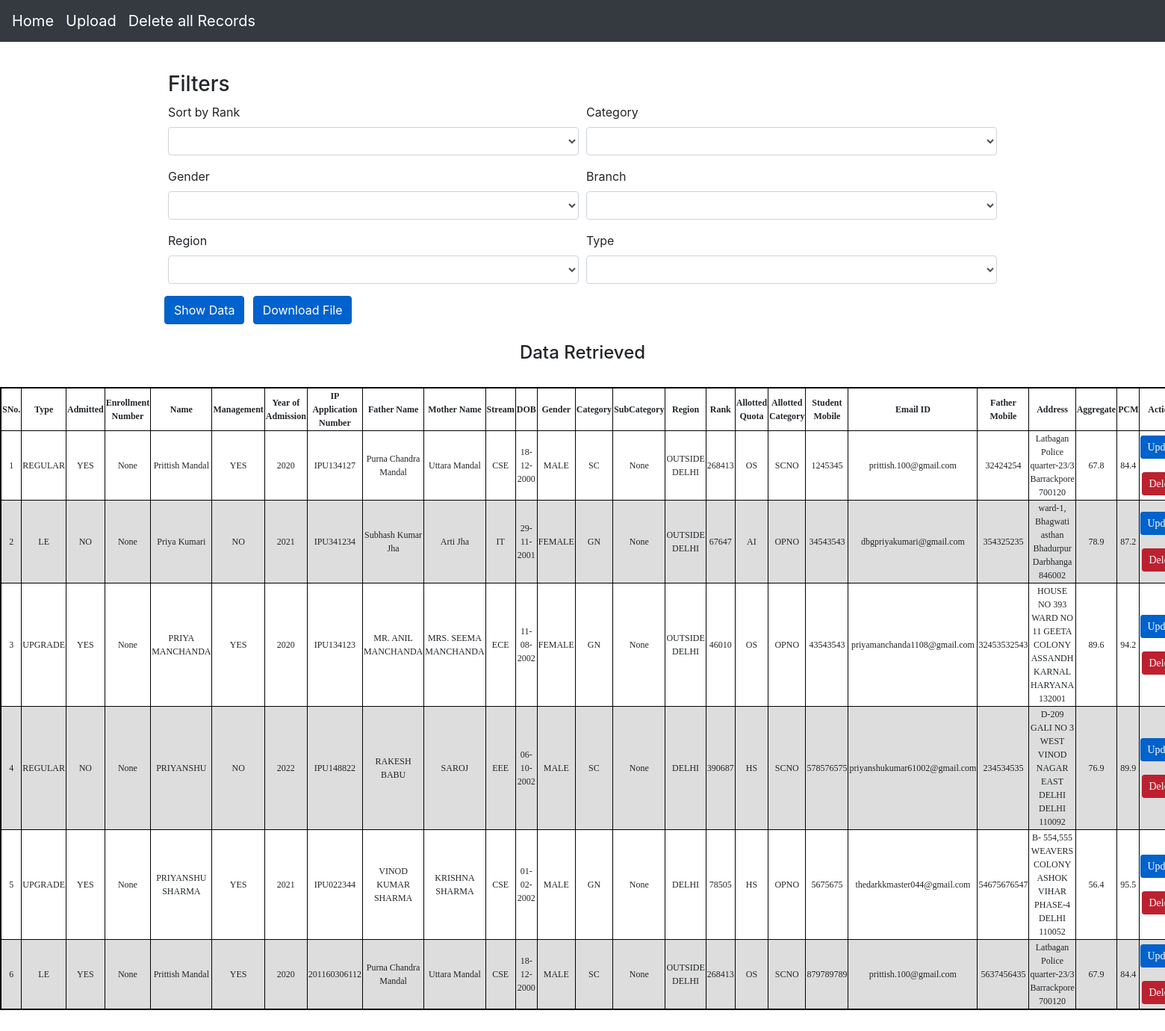
The page / on the database its author committed.
### app/models.py (models this page shows, shortened)
class sample(models.Model):
    type = models.CharField(max_length=10, choices= typechoices ,default='Regular')
    admitted = models.BooleanField(default=False)
    enrollmentno = models.IntegerField(null = True, default = None , blank=True, unique = True)
    name = models.CharField(max_length=100, default=False)
    management = models.BooleanField(default = False)
    yearofadmission = models.DateTimeField(default=False)
    appno = models.CharField(default=False, max_length=200, unique= True)
    Fname = models.CharField(max_length=200, default=False)
    Mname = models.CharField(max_length=200, default=False)
    stream = models.CharField(max_length=200, choices= streamchoices,default=False)
    DOB = models.DateField(default=False)
    gender = models.CharField(max_length=50,choices= genderchoices ,default=False)
    category = models.CharField(max_length=5,choices= categorychoices ,default=False)
    subcategory = models.CharField(max_length=10, choices= subcategorychoices ,default=False)
    region = models.CharField(max_length=50,choices= regionchoices ,default=False)
    rank = models.IntegerField(null = True, default=None , blank=True)
    allottedquota = models.CharField(max_length=10,choices= allotedquotachoices, default=False)
    allottedcategory = models.CharField(max_length=10,choices= allottedcategorychoices, default=False)
    studentmobile = models.IntegerField(null = True, default=None , blank=True)
    emailid = models.EmailField(max_length=200, default='')
    fathermobile = models.IntegerField(null = True, default=None , blank=True)
    address = models.CharField(max_length=200, default=False)
    aggregate = models.FloatField(null = True, default=None , blank=True)
    pcm = models.FloatField(null = True, default=None , blank=True)
    def yearpub(self):
        return self.yearofadmission.strftime('%Y')
    def dateofbirth(self):
        return self.DOB.strftime('%d-%m-%Y')
    def admitted_yn(self):
        if (self.admitted == True):
            return "YES"
        else:
            return "NO"
    def management_yn(self):
        if (self.management == True):
            return "YES"
        else:
            return "NO"

### app/views.py (the view)
# urls.py: path('', views.filter, name = "filter"),
def filter(request):
    smp = sample.objects.all()
    if (smp.count() < 0):
        return redirect('app:upload')
    else:
        if request.method == "POST":
            srt = request.POST.get('sort')
            cat = request.POST.get('category')
            gen = request.POST.get('gender')
            br = request.POST.get('branch')
            re = request.POST.get('region')
            ty = request.POST.get('type')
            if is_valid_query(srt):
                if (srt == 'Increasing Order'):
                    smp = smp.order_by('rank')
                elif (srt == 'Decreasing Order'):
                    smp = smp.order_by('-rank')
            if is_valid_query(cat):
                if (cat == 'General'):
                    smp = smp.filter(category = 'GN')
                elif (cat == 'OBC'):
                    smp = smp.filter(category = 'OBC')
                elif (cat == 'SC'):
                    smp = smp.filter(category = 'SC')
                elif (cat == 'ST'):
                    smp = smp.filter(category =  'ST')
                elif (cat == 'EWS'):
                    smp = smp.filter(category = 'EWS')
                elif (cat == 'AICTE'):
                    smp = smp.filter(category = 'AICTE')
            if is_valid_query(gen):
                if (gen == 'Male'):
                    smp = smp.filter(gender = 'MALE')
                elif (gen == 'Female'):
                    smp = smp.filter(gender = 'FEMALE')
                elif (gen == 'Other'):
                    smp = smp.filter(gender = 'OTHER')
            if is_valid_query(br):
                if (br == 'CSE'):
                    smp = smp.filter(stream = 'CSE')
                elif (br == 'IT'):
                    smp = smp.filter(stream = 'IT')
                elif (br == 'ECE'):
                    smp = smp.filter(stream = 'ECE')
                elif (br == 'EEE'):
                    smp = smp.filter(stream = 'EEE')
            if is_valid_query(re):
                if (re == 'Outside Delhi'):
                    smp = smp.filter(region = 'OUTSIDE DELHI')
                elif (re == 'Delhi'):
                    smp = smp.filter(region = 'DELHI')
            if is_valid_query(ty):
                if (ty == 'Regular'):
                    smp = smp.filter(type = 'REGULAR')
                elif (ty == 'Upgraded Student'):
                    smp = smp.filter(type = 'UPGRADE')
                elif (ty == 'Lateral Entry'):
                    smp = smp.filter(type = 'LE')
                elif (ty == 'Management'):
                    smp = smp.filter(type = 'MANAGEMENT')
    context = {
        "smp" : smp
    }
    return render(request, "app/home.html", context)

### app/templates/app/home.html (shortened to what this page needs)
<!doctype html>
<html lang="en">
  <head>
    <link rel="stylesheet" href="https://cdn.jsdelivr.net/npm/bootstrap@4.3.1/dist/css/bootstrap.min.css">
  </head>
  <body>
    <nav class="navbar navbar-expand-md navbar-dark bg-dark fixed-top">
  <a class="navbar-brand" href="{% url 'app:filter' %}">Home</a>
  <a class="navbar-brand" href="{% url 'app:upload_new' %}">Upload</a>
  <a class="navbar-brand" href="{% url 'app:deleteall' %}">Delete all Records</a>
</nav>
    <br>
    </head>
    <body>
    <br>
<br><br>
<main role="main" class="container">
  <div>
        <h3>Filters</h3>
            <form onsubmit="saveformdata(event)" action="{% url 'app:filter' %}" method="post" id = "data">
                  <div class="form-row">
                    <div class="form-group col-md-6">
                      <label for="inputState">Sort by Rank</label>
                      <select id="order_f" class="form-control" name="sort" onchange="savedata(this)">
                      </select>
                    </div>
                      <div class="form-group col-md-6">
                        <label for="inputState">Category</label>
                        <select id = "cat_f" class="form-control" name="category" onchange="savedata(this)">
                        </select>
                      </div>
                      <div class="form-group col-md-6">
                        <label for="inputState">Gender</label>
                        <select id="gender_f" class="form-control" name="gender" onchange="savedata(this)">
                        </select>
                      </div>
                      <div class="form-group col-md-6">
                        <label for="inputState">Branch</label>
                        <select id="branch_f" class="form-control" name="branch" onchange="savedata(this)">
                        </select>
                      </div>
                      <div class="form-group col-md-6">
                        <label for="inputState">Region</label>
                        <select id="region_f" class="form-control" name="region" onchange="savedata(this)">
                        </select>
                      </div>
                      <div class="form-group col-md-6">
                        <label for="inputState">Type</label>
                        <select id="type_f" class="form-control" name="type" onchange="savedata(this)">
                        </select>
                      </div>
                      <button type="submit" class="btn btn-primary btn-primary active" style="text-align: center;">Show Data</button>
                      <button onclick="download()" id="downbutton" class="btn btn-primary active" style="position:relative; left: 1%;">Download File</button>
                  <br>
            </form>
          </div>
</main>
      {% if smp %}
        <br>
        <h4 style="text-align: center; ">Data Retrieved</h4>
        <br>
        <table border="1" style="border:2px solid black;margin-left:auto;margin-right:auto;">
            <thead>
                <th>SNo.</th>
                <th>Type</th>
                <th>Admitted</th>
                <th>Enrollment Number</th>
                <th>Name</th>
                <th>Management</th>
                <th>Year of Admission</th>
                <th>IP Application Number</th>
                <th>Father Name</th>
                <th>Mother Name</th>
                <th>Stream</th>
                <th>DOB</th>
                <th>Gender</th>
                <th>Category</th>
                <th>SubCategory</th>
                <th>Region</th>
                <th>Rank</th>
                <th>Allotted Quota</th>
                <th>Allotted Category</th>
                <th>Student Mobile</th>
                <th>Email ID</th>
                <th>Father Mobile</th>
                <th>Address</th>
                <th>Aggregate</th>
                <th>PCM</th>
                <th>Actions</th>
            </thead>
            {% for k in smp  %}
            <tr>
                <td class="number">
                </td>
                <td>{{k.type}}</td>
                <td>{{k.admitted_yn}}</td>
                <td>{{k.enrollmentno}}</td>
                <td>{{k.name}}</td>
                <td>{{k.management_yn}}</td>
                <td>{{k.yearpub}}</td>
                <td>{{k.appno}}</td>
                <td>{{k.Fname}}</td>
                <td>{{k.Mname}}</td>
                <td>{{k.stream}}</td>
                <td>{{k.dateofbirth}}</td>
                <td>{{k.gender}}</td>
                <td>{{k.category}}</td>
                <td>{{k.subcategory}}</td>
                <td>{{k.region}}</td>
                <td>{{k.rank}}</td>
                <td>{{k.allottedquota}}</td>
                <td>{{k.allottedcategory}}</td>
                <td>{{k.studentmobile}}</td>
                <td>{{k.emailid}}</td>
                <td>{{k.fathermobile}}</td>
                <td>{{k.address}}</td>
                <td>{{k.aggregate}}</td>
                <td>{{k.pcm}}</td>
                <td> <div>
                  <a class="btn btn-primary btn-sm active" role="button" href="{% url 'app:update' k.id %}">Update</a>
                </div>
                <br>
                <div>
                  <a class="btn btn-sm btn-danger active" role="button" href="{% url 'app:delete' k.id %}">Delete</a>
                </div>
                </td>
            </tr>
            {% endfor %}
    </table>
    {% else %}
            <br><br><br><br>
            <h4 style="text-align:center; font-family:Consolas">No records found!</h4>
    {% endif %}
    <br>
  </body>
<br><br>
</html>

### app/templates/app/home.html (style rules this page uses)
html,body { width:100%; }
table { font-family: Calibri; font-size:20px; border-collapse: collapse; padding: 13px; width: 36%; }
td, th { border: 0.1px solid black; text-align: Center; padding: -2px; font-size:12px; }
tr:nth-child(even) { background-color: #dddddd; }

### rows shown on the page
sample: type "REGULAR", admitted_yn "YES", enrollmentno "None", name "Prittish Mandal", management_yn "YES", yearpub "2020", appno "IPU134127", Fname "Purna Chandra Mandal", Mname "Uttara Mandal", stream "CSE", dateofbirth "18-12-2000", gender "MALE", category "SC", subcategory "None", region "OUTSIDE DELHI", rank "268413", allottedquota "OS", allottedcategory "SCNO", studentmobile "1245345", emailid "prittish.100@gmail.com", fathermobile "32424254", address "Latbagan Police quarter-23/3 Barrackpore 700120", aggregate "67.8", pcm "84.4"
sample: type "LE", admitted_yn "NO", enrollmentno "None", name "Priya Kumari", management_yn "NO", yearpub "2021", appno "IPU341234", Fname "Subhash Kumar Jha", Mname "Arti Jha", stream "IT", dateofbirth "29-11-2001", gender "FEMALE", category "GN", subcategory "None", region "OUTSIDE DELHI", rank "67647", allottedquota "AI", allottedcategory "OPNO", studentmobile "34543543", emailid "dbgpriyakumari@gmail.com", fathermobile "354325235", address "ward-1, Bhagwati asthan Bhadurpur Darbhanga 846002", aggregate "78.9", pcm "87.2"
sample: type "UPGRADE", admitted_yn "YES", enrollmentno "None", name "PRIYA MANCHANDA", management_yn "YES", yearpub "2020", appno "IPU134123", Fname "MR. ANIL MANCHANDA", Mname "MRS. SEEMA MANCHANDA", stream "ECE", dateofbirth "11-08-2002", gender "FEMALE", category "GN", subcategory "None", region "OUTSIDE DELHI", rank "46010", allottedquota "OS", allottedcategory "OPNO", studentmobile "43543543", emailid "priyamanchanda1108@gmail.com", fathermobile "32453532543", address "HOUSE NO 393 WARD NO 11 GEETA COLONY ASSANDH KARNAL HARYANA 132001", aggregate "89.6", pcm "94.2"
sample: type "REGULAR", admitted_yn "NO", enrollmentno "None", name "PRIYANSHU", management_yn "NO", yearpub "2022", appno "IPU148822", Fname "RAKESH BABU", Mname "SAROJ", stream "EEE", dateofbirth "06-10-2002", gender "MALE", category "SC", subcategory "None", region "DELHI", rank "390687", allottedquota "HS", allottedcategory "SCNO", studentmobile "578576575", emailid "priyanshukumar61002@gmail.com", fathermobile "234534535", address "D-209 GALI NO 3 WEST VINOD NAGAR EAST DELHI DELHI 110092", aggregate "76.9", pcm "89.9"
sample: type "UPGRADE", admitted_yn "YES", enrollmentno "None", name "PRIYANSHU SHARMA", management_yn "YES", yearpub "2021", appno "IPU022344", Fname "VINOD KUMAR SHARMA", Mname "KRISHNA SHARMA", stream "CSE", dateofbirth "01-02-2002", gender "MALE", category "GN", subcategory "None", region "DELHI", rank "78505", allottedquota "HS", allottedcategory "OPNO", studentmobile "5675675", emailid "thedarkkmaster044@gmail.com", fathermobile "54675676547", address "B- 554,555 WEAVERS COLONY ASHOK VIHAR PHASE-4 DELHI 110052", aggregate "56.4", pcm "95.5"
sample: type "LE", admitted_yn "YES", enrollmentno "None", name "Prittish Mandal", management_yn "YES", yearpub "2020", appno "201160306112", Fname "Purna Chandra Mandal", Mname "Uttara Mandal", stream "CSE", dateofbirth "18-12-2000", gender "MALE", category "SC", subcategory "None", region "OUTSIDE DELHI", rank "268413", allottedquota "OS", allottedcategory "SCNO", studentmobile "879789789", emailid "prittish.100@gmail.com", fathermobile "5637456435", address "Latbagan Police quarter-23/3 Barrackpore 700120", aggregate "67.9", pcm "84.4"
